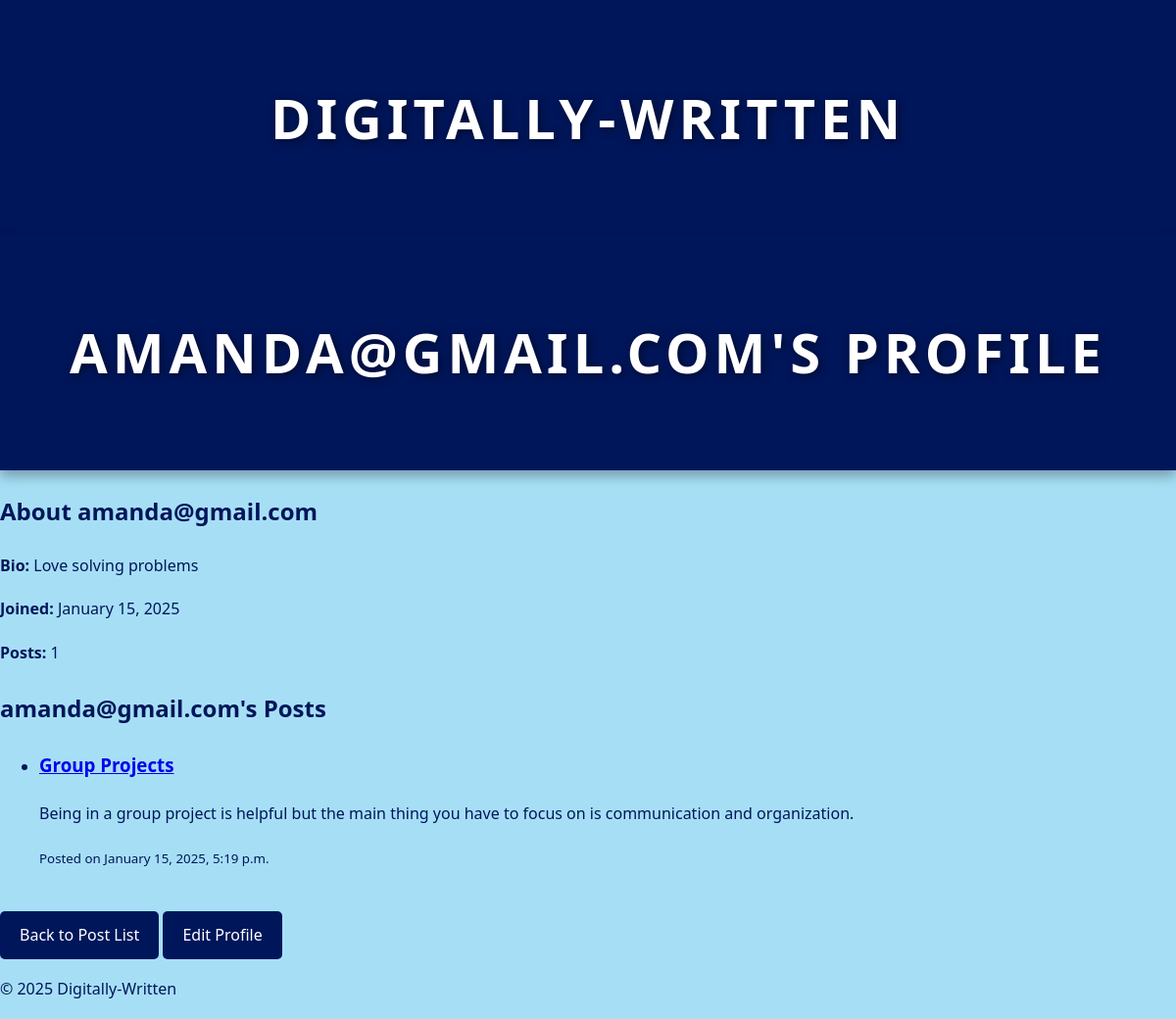
The app's page /profile/amanda@gmail.com/, older data.
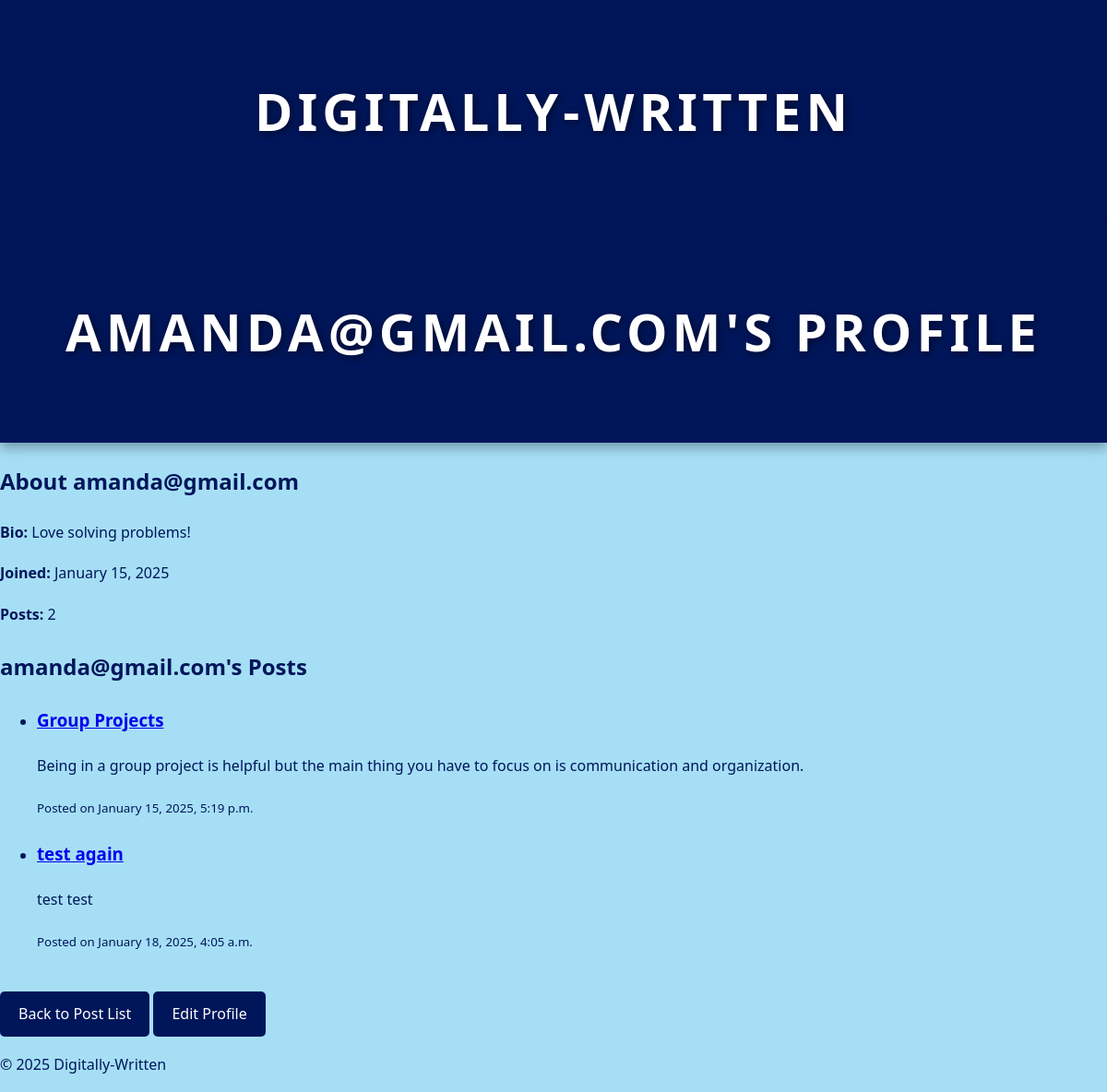
The same page, newer data.
### app/models.py (models this page shows, shortened)
class UserProfile(models.Model):
    user = models.OneToOneField(User, on_delete=models.CASCADE, related_name='profile')
    bio = models.TextField(blank=True, null=True)
    profile_picture = models.ImageField(upload_to='profile_pictures/', blank=True, null=True)
    following = models.ManyToManyField('self', symmetrical=False, related_name='followers', blank=True)
    is_moderator = models.BooleanField(default=False)  # Moderator status
    is_blocked = models.BooleanField(default=False)    # Blocked status
    blocked_by = models.ForeignKey(User, null=True, blank=True, on_delete=models.SET_NULL, related_name="blocked_users")  # Track who blocked the user

class Post(models.Model):
    title = models.CharField(max_length=200)
    content = models.TextField()
    author = models.ForeignKey(User, on_delete=models.CASCADE)
    created_at = models.DateTimeField(auto_now_add=True)
    updated_at = models.DateTimeField(auto_now=True)

### app/views.py (the view)
# urls.py: path('profile/<str:username>/', views.profile_view, name='profile_view'),
def profile_view(request, username):
    profile = get_object_or_404(UserProfile, user__username=username)
    posts = Post.objects.filter(author=profile.user)
    return render(request, 'profile.html', {'profile': profile, 'posts': posts})

### app/templates/profile.html (shortened to what this page needs)
{% extends 'base.html' %}
{% block content %}
    <header>
        <h1>{{ profile.user.username }}'s Profile</h1>
    </header>
    <main>
        <div class="profile-info">
            <h2>About {{ profile.user.username }}</h2>
            <p><strong>Bio:</strong> {{ profile.bio|default:"This user hasn't written a bio yet." }}</p>
            <p><strong>Joined:</strong> {{ profile.user.date_joined|date:"F j, Y" }}</p>
            <p><strong>Posts:</strong> {{ posts.count }}</p>
        </div>
        <section class="posts-section">
            <h2>{{ profile.user.username }}'s Posts</h2>
            {% if posts.exists %}
                <ul>
                    {% for post in posts %}
                        <li>
                            <h3><a href="{% url 'post_detail' post.pk %}">{{ post.title }}</a></h3>
                            <p>{{ post.content|truncatewords:20 }}</p>
                            <p><small>Posted on {{ post.created_at|date:"F j, Y, g:i a" }}</small></p>
                        </li>
                    {% endfor %}
                </ul>
            {% else %}
                <p>{{ profile.user.username }} hasn't written any posts yet.</p>
            {% endif %}
        </section>
        <a href="{% url 'post_list' %}" class="btn back-to-posts-btn">Back to Post List</a>
        <a href="{% url 'edit_profile' username=profile.user.username %}" class="btn">Edit Profile</a>
    </main>
{% endblock %}

Row changes from the older to the newer data that the page shows:
changed UserProfile "AMANDA@GMAIL.COM": bio "Love solving problems" → "Love solving problems!"
added Post: title "test again", content "test test", created_at "January 18, 2025, 4:05 a.m."
Text that changed along with them:
{{ posts.count }}: "1" → "2"
